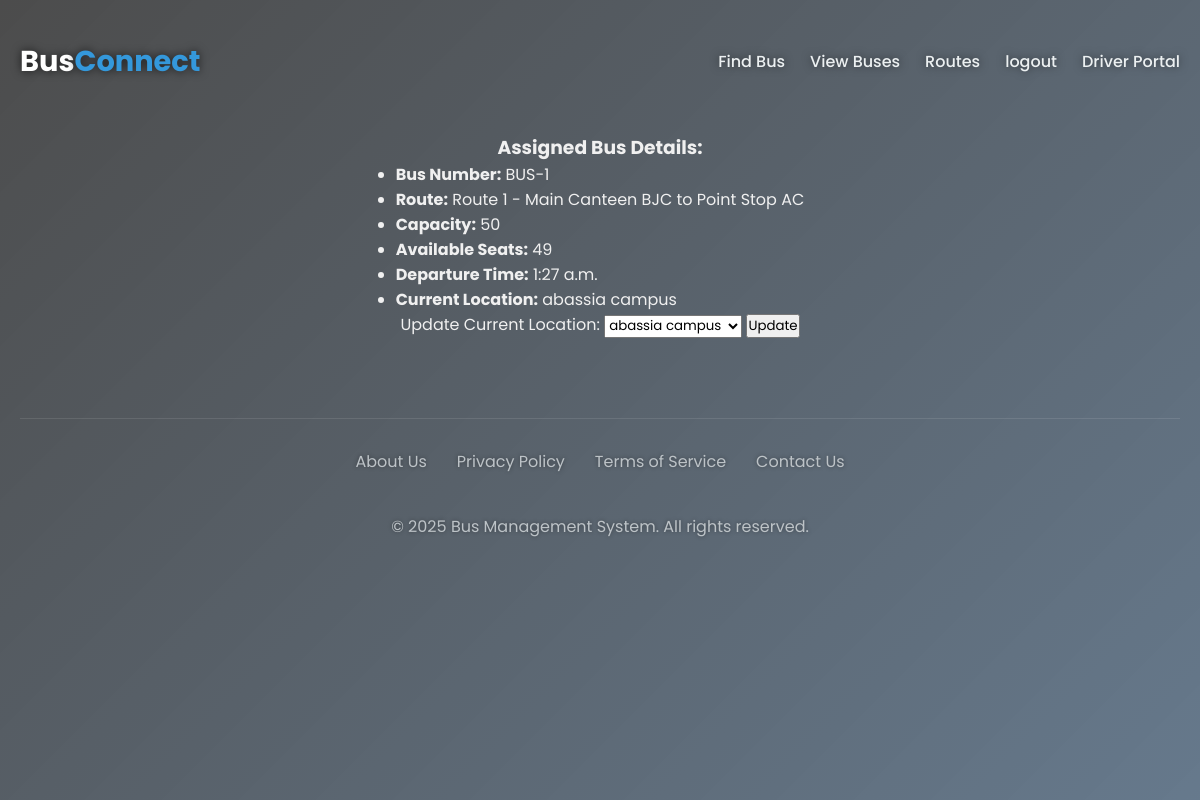
/driver_portal/ (signed in), run on the app's committed database.
### busManagement/models.py (models this page shows, shortened)
class Bus(models.Model):
    bus_number = models.CharField(max_length=10, unique=True)
    driver = models.OneToOneField(Driver, on_delete=models.SET_NULL, null=True, blank=True)
    route = models.ForeignKey(Route, on_delete=models.CASCADE, related_name='buses')
    capacity = models.PositiveIntegerField()
    available_seats = models.PositiveIntegerField()
    registered_users = models.ManyToManyField(CustomUser, related_name='buses', blank=True)
    departure_time = models.TimeField(default='00:00:00')
    current_location = models.CharField(max_length=100, default='')

class Route(models.Model):
    route_number = models.CharField(max_length=10, unique=True)
    start_location = models.CharField(max_length=100)
    end_location = models.CharField(max_length=100)
    distance = models.FloatField()
    stops = models.TextField(default='')  # comma-separated
    time = models.TimeField(default='00:00:00')

### busManagement/views.py (the view, shortened to what this page needs)
# urls.py: path('driver_portal/',views.driver_portal,name='driver_portal'),
@login_required
def driver_portal(request):
    user = request.user
    driver = None
    bus = None
    stops_list = []
    is_driver = getattr(user, 'is_driver', False)  # Safe check
    if is_driver:
        try:
            driver = user.driver_profile
            bus = Bus.objects.filter(driver=driver).first()
            if bus and bus.route and bus.route.stops:
                stops_list = [stop.strip() for stop in bus.route.stops.split(',')]
        except Driver.DoesNotExist:
            is_driver = False  # Fallback in case profile is missing
    return render(request, 'driver_portal.html', {
        'user': user,
        'driver': driver,
        'bus': bus,
        'stops_list': stops_list,
        'is_driver': is_driver,
    })

### templates/driver_portal.html (shortened to what this page needs)
{% extends "base.html" %}
 {%block content %}
  {% if is_driver %}
    {% if bus %}
      <h3>Assigned Bus Details:</h3>
      <ul>
        <li><strong>Bus Number:</strong> {{ bus.bus_number }}</li>
        <li><strong>Route:</strong> {{ bus.route.route_number }} - {{ bus.route.start_location }} to {{ bus.route.end_location }}</li>
        <li><strong>Capacity:</strong> {{ bus.capacity }}</li>
        <li><strong>Available Seats:</strong> {{ bus.available_seats }}</li>
        <li><strong>Departure Time:</strong> {{ bus.departure_time }}</li>
        <li><strong>Current Location:</strong> {{ bus.current_location }}</li>
      </ul>
      <form method="post">
        <label for="current_location">Update Current Location:</label>
        <select name="current_location" id="current_location">
          {% for stop in stops_list %}
            <option value="{{ stop }}" {% if stop == bus.current_location %}selected{% endif %}>{{ stop }}</option>
          {% endfor %}
        </select>
        <button type="submit">Update</button>
      </form>
    {% endif %}
  {% else %}
    <p style="color: red; font-size: xx-large; font-weight: bold;">You are not authorized to view this page. Only drivers can access this section.</p>
  {% endif %}
   {%endblock%}

### templates/base.html (style rules this page uses)
* { margin: 0; padding: 0; box-sizing: border-box; font-family: "Poppins", "Segoe UI", Tahoma, Geneva, Verdana, sans-serif; }
body { min-height: 100vh; color: #f0f0f0; display: flex; flex-direction: column; align-items: center; padding: 20px; background: transparent; position: relative; z-index: 0; }

### data on the page
Bus: bus_number "BUS-1", route.route_number "Route 1", route.start_location "Main Canteen BJC", route.end_location "Point Stop AC", capacity "50", available_seats "49", departure_time "1:27 a.m.", current_location "abassia campus"
